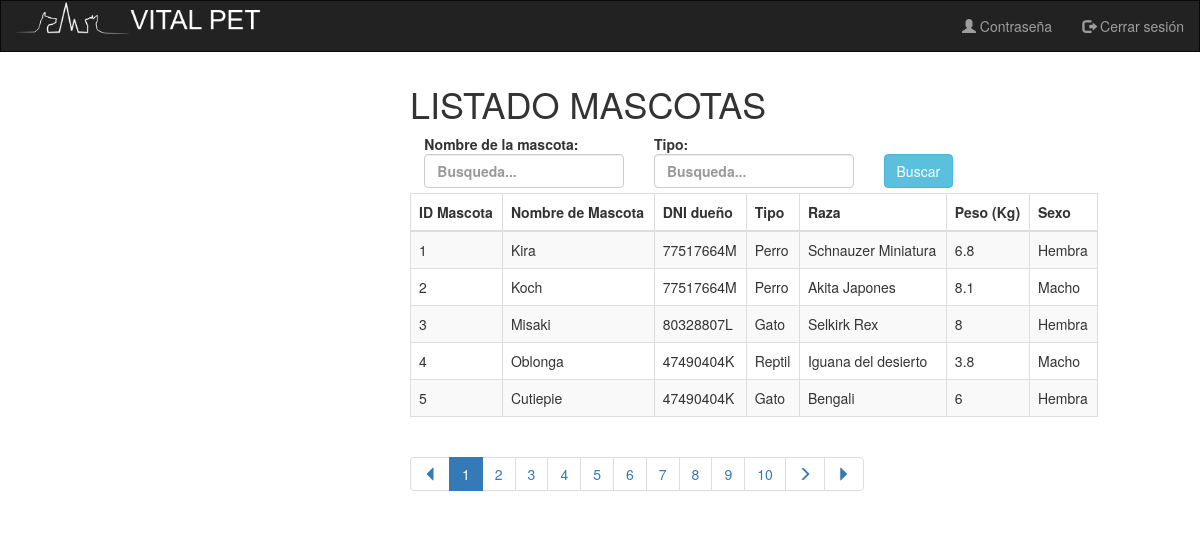
Page /VISTA/COMUN/vistaGestionMascotas.php (signed in) on the committed database.
### tables this page shows
CREATE TABLE `mascotas` (
  `id_mascota` int(11) NOT NULL,
  `id_cliente` int(11) NOT NULL,
  `nombre_mascota` varchar(50) NOT NULL,
  `tipo_mascota` varchar(50) NOT NULL,
  `raza_mascota` varchar(50) NOT NULL,
  `sexo_mascota` varchar(50) NOT NULL,
  `fecna_mascota` date DEFAULT NULL,
  `peso_mascota` float NOT NULL
);

CREATE TABLE `usuarios` (
  `id_usuario` int(11) NOT NULL,
  `nombre_usuario` varchar(100) NOT NULL,
  `apellidos_usuario` varchar(100) NOT NULL,
  `dni_usuario` varchar(9) NOT NULL,
  `telefono_usuario` int(11) NOT NULL,
  `correo_usuario` varchar(100) NOT NULL,
  `fecna_usuario` date NOT NULL,
  `direccion_usuario` varchar(500) NOT NULL,
  `rol_usuario` varchar(20) NOT NULL,
  `pass_usuario` varchar(2000) NOT NULL
);

### BBDD/model.php (called while the page is built, shortened)
<?php
    class Model {
        private $conexion;
        function __construct ($host, $user, $pass, $nombreBase){
            $this->conexion = new mysqli($host, $user, $pass);
                $this->conexion->set_charset("utf8");
        }
        public function ejecutarConsulta($consulta){
            $resultado = null;
            if(isset($this->conexion)){
                $resultado = $this->conexion->stmt_init();
                $resultado->prepare($consulta);
                $resultado->execute();
            }
            return $resultado;
        }
        public function devolverConsultaArray($consulta){
            $resultadoConsulta = $this->ejecutarConsulta($consulta);
            $total = null;
                if($resultadoConsulta){
                    $resultado = $resultadoConsulta->get_result();
                }
                if($resultado){
                    $fila = $resultado->fetch_array();
                    while ($fila != null){
                        $total[] = $fila;
                        $fila = $resultado->fetch_array();
                    }
                }
                return $total;
        }
         public function visualizarMascotasFiltrado($nombre, $tipo){
            $consulta = "SELECT usuarios.dni_usuario, mascotas.id_mascota, mascotas.id_cliente, mascotas.nombre_mascota, mascotas.tipo_mascota, mascotas.raza_mascota, mascotas.peso_mascota, mascotas.sexo_mascota
            FROM mascotas
            INNER JOIN usuarios
            ON mascotas.id_cliente = usuarios.id_usuario WHERE  nombre_mascota LIKE '%$nombre%' AND tipo_mascota LIKE '%$tipo%'";
            $resultado = $this->devolverConsultaArray($consulta);
            return $resultado;
        }
        public function visualizarMascotasFiltradoPaginacion($nombre, $tipo, $inicio, $tamano_pagina){
            $consulta = "SELECT usuarios.dni_usuario, mascotas.id_mascota, mascotas.id_cliente, mascotas.nombre_mascota, mascotas.tipo_mascota, mascotas.raza_mascota, mascotas.peso_mascota, mascotas.sexo_mascota
            FROM mascotas
            INNER JOIN usuarios
            ON mascotas.id_cliente = usuarios.id_usuario WHERE  nombre_mascota LIKE '%$nombre%' AND tipo_mascota LIKE '%$tipo%' LIMIT ".$inicio."," . $tamano_pagina;
            $resultado = $this->devolverConsultaArray($consulta);
            return $resultado;
        }
    }
?>

### VISTA/COMUN/vistaGestionMascotas.php (the view, shortened to what this page needs)
<?php
  if (isset($_GET["nombre"]) && isset($_GET["tipo"])){
    $nombre = $_GET["nombre"];
    $tipo = $_GET["tipo"];
  }else{
    $nombre = "";
    $tipo = "";
  }
?>
<!DOCTYPE html>
<html lang="es">
<head>
  <link rel="stylesheet" href="https://maxcdn.bootstrapcdn.com/bootstrap/3.4.0/css/bootstrap.min.css">
  <link href="//netdna.bootstrapcdn.com/bootstrap/3.2.0/css/bootstrap.min.css" rel="stylesheet" id="bootstrap-css">
  <link href="//maxcdn.bootstrapcdn.com/font-awesome/4.2.0/css/font-awesome.min.css" rel="stylesheet">
  <link rel="stylesheet" type="text/css" href="../../CSS/estilo.css">
</head>
<body>
  <div class="row">
  <div class="col-12 col-sm-12 col-md-12  col-lg-12">
      <?php
        include "../../INCLUDE/menuPrincipal.inc";
      ?>
  </div>
      <div class="col-12 col-sm-5 col-md-4  col-lg-4">
      </div>
 <div class="col-12 col-sm-7 col-md-7 col-lg-7 text-left">
 <div class="form-group row">
      <div class="col-12 col-sm-12 col-md-12 col-lg-12">
 <h1>LISTADO MASCOTAS</h1>
</div>
<form class="formulario" action='vistaGestionMascotas.php' method='GET'>
      <div class="col-12 col-sm-12 col-md-4 col-lg-4">
            <label name="busquedaNombre_lb" id="id_busqueda_Nombre">Nombre de la mascota:
            <input class="form-control" name="nombre" id="myInput" type="text" value="<?= $nombre ?>" placeholder="Busqueda...">
            </label>
      </div>
      <div class="col-12 col-sm-12 col-md-4 col-lg-4">
            <label name="busquedaTipo_lb" id="id_busqueda_nombre">Tipo:
            <input class="form-control" name="tipo" id="myInput" type="text" value="<?= $tipo ?>" placeholder="Busqueda...">
            </label>
      </div>
      <div class="col-12 col-sm-12 col-md-4 col-lg-4">
            <input type="submit" class="btn btn-info botonsitobb" value="Buscar" name="busqueda">
      </div>
      </form>
  <div class="col-12 col-sm-12 col-md-12 col-lg-12">
  <table class="table table-bordered table-striped">
    <thead>
      <tr>
        <th>ID Mascota</th>
        <th>Nombre de Mascota</th>
        <th>DNI dueño</th>
        <th>Tipo</th>
        <th>Raza</th>
        <th>Peso (Kg)</th>
        <th>Sexo</th>
      </tr>
    </thead>
    <tbody id="myTable">
    <?php
        require_once '../../BBDD/model.php';
        $conexion = new Model(Config::$host, Config::$user, Config::$pass, Config::$nombreBase);
        $resultado = $conexion->visualizarMascotasFiltrado($nombre, $tipo);
        if (!empty($resultado)) {
            $tamano_pagina = 5;
            $pagina = false;
            if (!$pagina) {
                $inicio = 0;
            } else {
                $inicio = ($pagina - 1) * $tamano_pagina;
            }
            $resultadoPaginacion = $conexion->visualizarMascotasFiltradoPaginacion($nombre, $tipo, $inicio, $tamano_pagina);
            foreach($resultadoPaginacion as $mascota){
               echo ("<tr>
              <td>".$mascota['id_mascota']."</td>
              <td>".$mascota['nombre_mascota']."</td>
              <td>".$mascota['dni_usuario']."</td>
              <td>".$mascota['tipo_mascota']."</td>
              <td>".$mascota['raza_mascota']."</td>
              <td>".$mascota['peso_mascota']."</td>
              <td>".$mascota['sexo_mascota']."</td>");
               echo ( "</tr>");
            }
      ?>
    </tbody>
  </table>
</div>
<div class="col-12 col-sm-12 col-md-12 col-lg-12">
<?php
    include '../../INCLUDE/piePaginacion.php';
  } else {
     echo ( "<p>No se han encontrado resultados.</p>");
  }
  ?>
</div>
</div>
</div>
</div>
</body>
</html>

### CSS/estilo.css (style rules this page uses)
.text-left { margin-top:1%; }
.formulario { padding:2%; }
table { text-align: center; }
td { text-align: left; }
body { margin: 0px; padding: 0px; }
.botonsitobb { margin-top:20px; }

### rows in the picture
mascotas: id_mascota "1", nombre_mascota "Kira", id_cliente.dni_usuario "77517664M", tipo_mascota "Perro", raza_mascota "Schnauzer Miniatura", peso_mascota "6.8", sexo_mascota "Hembra"
mascotas: id_mascota "2", nombre_mascota "Koch", id_cliente.dni_usuario "77517664M", tipo_mascota "Perro", raza_mascota "Akita Japones", peso_mascota "8.1", sexo_mascota "Macho"
mascotas: id_mascota "3", nombre_mascota "Misaki", id_cliente.dni_usuario "80328807L", tipo_mascota "Gato", raza_mascota "Selkirk Rex", peso_mascota "8", sexo_mascota "Hembra"
mascotas: id_mascota "4", nombre_mascota "Oblonga", id_cliente.dni_usuario "47490404K", tipo_mascota "Reptil", raza_mascota "Iguana del desierto", peso_mascota "3.8", sexo_mascota "Macho"
mascotas: id_mascota "5", nombre_mascota "Cutiepie", id_cliente.dni_usuario "47490404K", tipo_mascota "Gato", raza_mascota "Bengali", peso_mascota "6", sexo_mascota "Hembra"
